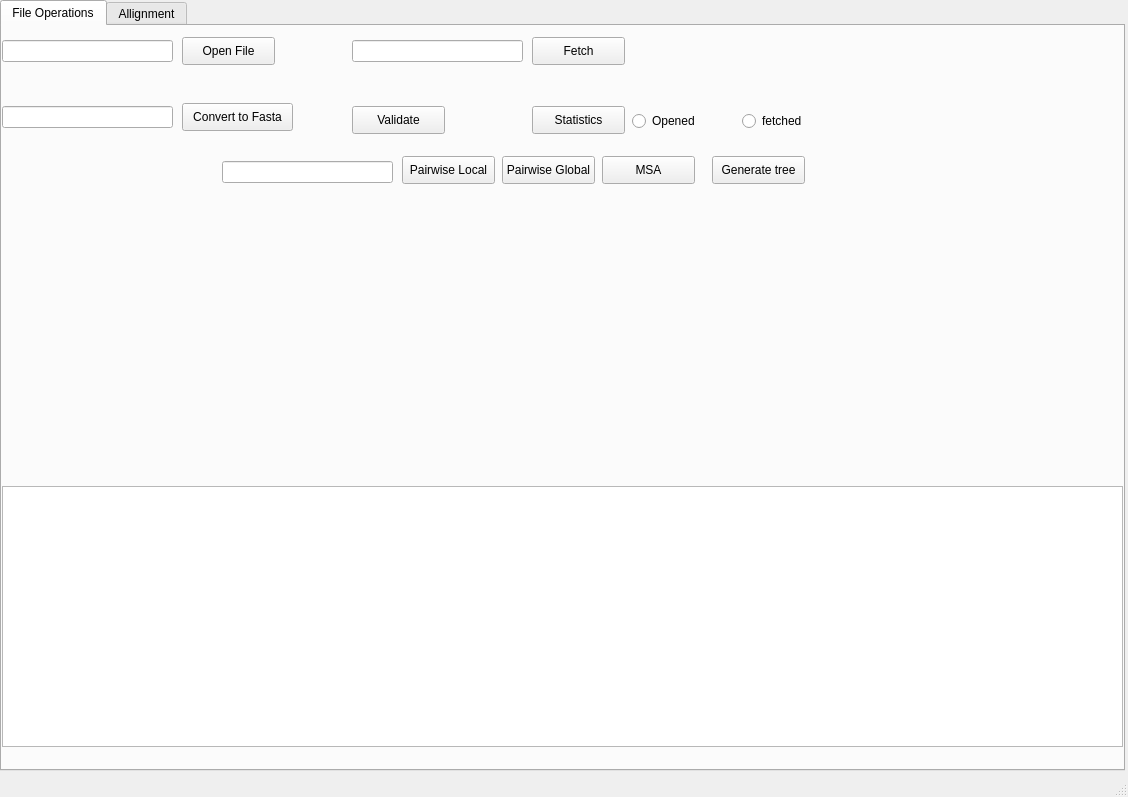
<?xml version="1.0" encoding="UTF-8"?>
<ui version="4.0">
 <class>MainWindow</class>
 <widget class="QMainWindow" name="MainWindow">
  <property name="geometry">
   <rect>
    <x>0</x>
    <y>0</y>
    <width>1128</width>
    <height>797</height>
   </rect>
  </property>
  <property name="windowTitle">
   <string>MainWindow</string>
  </property>
  <widget class="QWidget" name="centralwidget">
   <widget class="QTabWidget" name="tabWidget">
    <property name="geometry">
     <rect>
      <x>0</x>
      <y>0</y>
      <width>1125</width>
      <height>771</height>
     </rect>
    </property>
    <property name="currentIndex">
     <number>0</number>
    </property>
    <widget class="QWidget" name="tab">
     <attribute name="title">
      <string>File Operations</string>
     </attribute>
     <widget class="QLineEdit" name="lineEdit">
      <property name="geometry">
       <rect>
        <x>0</x>
        <y>14</y>
        <width>171</width>
        <height>22</height>
       </rect>
      </property>
     </widget>
     <widget class="QPushButton" name="pushButton">
      <property name="geometry">
       <rect>
        <x>180</x>
        <y>11</y>
        <width>93</width>
        <height>28</height>
       </rect>
      </property>
      <property name="text">
       <string>Open File</string>
      </property>
     </widget>
     <widget class="QLabel" name="FileLoaded">
      <property name="geometry">
       <rect>
        <x>280</x>
        <y>16</y>
        <width>55</width>
        <height>16</height>
       </rect>
      </property>
      <property name="text">
       <string/>
      </property>
     </widget>
     <widget class="QPushButton" name="pushButton_2">
      <property name="geometry">
       <rect>
        <x>530</x>
        <y>11</y>
        <width>93</width>
        <height>28</height>
       </rect>
      </property>
      <property name="text">
       <string>Fetch</string>
      </property>
     </widget>
     <widget class="QLineEdit" name="lineEdit_2">
      <property name="geometry">
       <rect>
        <x>350</x>
        <y>14</y>
        <width>171</width>
        <height>22</height>
       </rect>
      </property>
     </widget>
     <widget class="QTextEdit" name="textEdit">
      <property name="geometry">
       <rect>
        <x>0</x>
        <y>460</y>
        <width>1121</width>
        <height>261</height>
       </rect>
      </property>
      <property name="frameShadow">
       <enum>QFrame::Plain</enum>
      </property>
      <property name="readOnly">
       <bool>true</bool>
      </property>
     </widget>
     <widget class="QLineEdit" name="lineEdit_3">
      <property name="geometry">
       <rect>
        <x>0</x>
        <y>80</y>
        <width>171</width>
        <height>22</height>
       </rect>
      </property>
     </widget>
     <widget class="QPushButton" name="pushButton_3">
      <property name="geometry">
       <rect>
        <x>180</x>
        <y>77</y>
        <width>111</width>
        <height>28</height>
       </rect>
      </property>
      <property name="text">
       <string>Convert to Fasta</string>
      </property>
     </widget>
     <widget class="QPushButton" name="pushButton_4">
      <property name="geometry">
       <rect>
        <x>350</x>
        <y>80</y>
        <width>93</width>
        <height>28</height>
       </rect>
      </property>
      <property name="text">
       <string>Validate</string>
      </property>
     </widget>
     <widget class="QPushButton" name="pushButton_9">
      <property name="geometry">
       <rect>
        <x>530</x>
        <y>80</y>
        <width>93</width>
        <height>28</height>
       </rect>
      </property>
      <property name="text">
       <string>Statistics</string>
      </property>
     </widget>
     <widget class="QPushButton" name="pushButton_15">
      <property name="geometry">
       <rect>
        <x>600</x>
        <y>130</y>
        <width>93</width>
        <height>28</height>
       </rect>
      </property>
      <property name="text">
       <string>MSA</string>
      </property>
     </widget>
     <widget class="QPushButton" name="pushButton_16">
      <property name="geometry">
       <rect>
        <x>500</x>
        <y>130</y>
        <width>93</width>
        <height>28</height>
       </rect>
      </property>
      <property name="text">
       <string>Pairwise Global</string>
      </property>
     </widget>
     <widget class="QPushButton" name="pushButton_17">
      <property name="geometry">
       <rect>
        <x>710</x>
        <y>130</y>
        <width>93</width>
        <height>28</height>
       </rect>
      </property>
      <property name="text">
       <string>Generate tree</string>
      </property>
     </widget>
     <widget class="QRadioButton" name="radioButton">
      <property name="geometry">
       <rect>
        <x>630</x>
        <y>85</y>
        <width>95</width>
        <height>20</height>
       </rect>
      </property>
      <property name="text">
       <string>Opened</string>
      </property>
     </widget>
     <widget class="QRadioButton" name="radioButton_2">
      <property name="geometry">
       <rect>
        <x>740</x>
        <y>85</y>
        <width>95</width>
        <height>20</height>
       </rect>
      </property>
      <property name="text">
       <string>fetched</string>
      </property>
     </widget>
     <widget class="QPushButton" name="pushButton_18">
      <property name="geometry">
       <rect>
        <x>400</x>
        <y>130</y>
        <width>93</width>
        <height>28</height>
       </rect>
      </property>
      <property name="text">
       <string>Pairwise Local</string>
      </property>
     </widget>
     <widget class="QLineEdit" name="lineEdit_10">
      <property name="geometry">
       <rect>
        <x>220</x>
        <y>135</y>
        <width>171</width>
        <height>22</height>
       </rect>
      </property>
     </widget>
    </widget>
    <widget class="QWidget" name="tab_2">
     <attribute name="title">
      <string>Allignment</string>
     </attribute>
     <widget class="QTextEdit" name="textEdit_3">
      <property name="geometry">
       <rect>
        <x>0</x>
        <y>460</y>
        <width>1121</width>
        <height>261</height>
       </rect>
      </property>
      <property name="frameShadow">
       <enum>QFrame::Plain</enum>
      </property>
      <property name="readOnly">
       <bool>true</bool>
      </property>
     </widget>
     <widget class="QLabel" name="FileLoaded_3">
      <property name="geometry">
       <rect>
        <x>280</x>
        <y>20</y>
        <width>55</width>
        <height>16</height>
       </rect>
      </property>
      <property name="text">
       <string/>
      </property>
     </widget>
    </widget>
   </widget>
  </widget>
  <widget class="QMenuBar" name="menubar">
   <property name="geometry">
    <rect>
     <x>0</x>
     <y>0</y>
     <width>1128</width>
     <height>26</height>
    </rect>
   </property>
  </widget>
  <widget class="QStatusBar" name="statusbar"/>
 </widget>
 <resources/>
 <connections/>
</ui>
